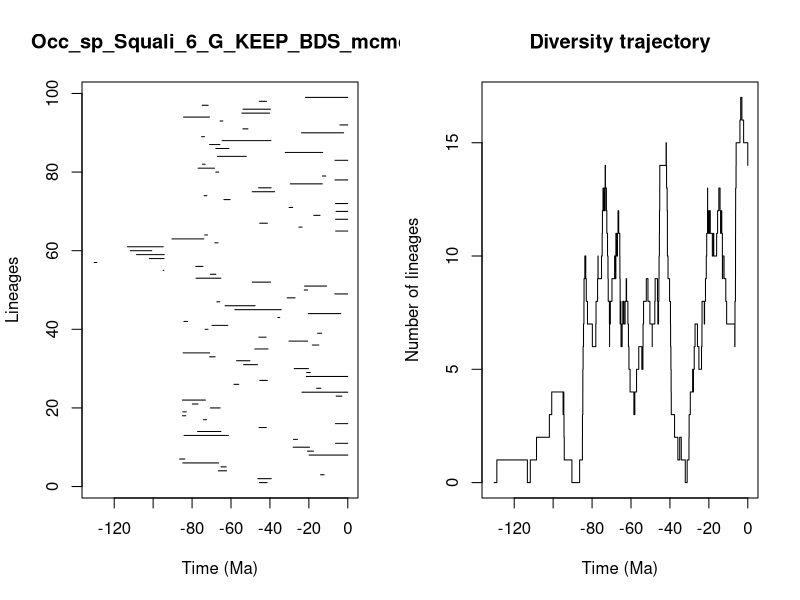

The R script that drew this image:


pdf(file='../Results/Species/5_MA_bins_EXT_EP/pyrate_mcmc_logs/Occ_sp_Squali_6_G_KEEP_BDS_mcmc_LTT.pdf',width=0.6*20, height=0.6*10)
title = "Occ_sp_Squali_6_G_KEEP_BDS_mcmc"
ts=c(45.36480802789754, 46.20388371793222,13.97685740129136,66.47512125327653,65.12644785453945,84.75839294340707,86.39312828328934,19.875542200701837,20.68894789782351,28.101214376932624,6.287678073650297,27.912477991276088,84.1223777132889,77.1632380617762,45.58295294091649,6.331602114064476,74.17262458662827,84.96723765298667,84.73925838237449,70.63061473400235,79.85900195761845,84.93555859368699,5.9785404814223515,23.548041328400647,16.004910472990304,58.51655431857262,45.2051047695102,21.32318917414854,21.099529425215515,27.520059976980942,53.54936410218943,57.15010669179458,71.00340945027273,84.61540641113629,47.76283774385659,18.209977366352977,30.216888949967494,45.67546125777275,15.505754622192432,73.29871509996877,69.7801986358839,84.18499035784802,35.922018081746266,20.30917546413413,58.03690030503558,63.026207324725995,67.25044001634494,31.140822919385947,6.682989812882099,22.34165284078578,22.198724949899702,49.08947244938475,77.95859340297564,70.61436145244843,94.88794126771448,78.08034831143027,130.30283268359807,101.9392462579275,108.5474503817129,111.73165247848247,113.23959350780837,68.29958947729965,90.36034514582572,73.5371807039692,6.232273741155512,25.116423189017347,45.238074003690706,6.263340879394538,17.476855908757155,6.023176123019703,30.132552850623345,6.297615816405648,63.64813890123687,73.79582665952029,49.10331469040618,45.83786371184239,29.53122733901955,6.579414453704138,13.040413296477052,67.81591944069902,76.90750837905446,74.68065501562242,6.597240020939947,66.94720156902189,32.11585759081914,67.77055610860708,70.99967262043566,64.56621053650915,75.14897069759758,23.769406609037084,53.879326340526234,4.031677926221159,65.5778482644425,84.40040100550506,54.427002658756095,53.80402953169608,74.81913270005694,45.420473495928086,21.733263415589377)
te=c(41.424571522028636, 39.30659243325307,12.185857386229385,62.28109992510854,62.46872345292172,66.33441104680169,83.71364350857519,0.0,17.64113650003715,19.674919365034437,0.0,25.857153701735353,61.3113373774753,65.21042366122957,41.838476119118525,0.0,72.63353057385324,83.2472243360452,82.97638134394217,65.58156127560578,76.96282813313816,73.12711559137283,3.025517979187815,0.0,13.859499268834155,56.015323227737134,41.29652777954918,0.0,19.270451127525575,20.2009780049114,46.39786219902333,50.28234097806933,68.18301582845919,70.95844914598123,40.97986468344572,14.869115469089111,20.61534077045668,41.9713876979149,13.372255419949347,71.82656088415116,61.607624084217335,82.35967740384854,34.97453021926068,3.639624043253416,34.17308682595375,47.59816775666495,65.75766381047265,27.08977213780081,0.0,20.649972033121504,10.85717089702982,39.65955346902404,65.20051524353045,67.76667336830744,94.51408851693256,74.38154553927163,128.9277408363653,94.42573757802148,94.28848454117102,100.72625273223119,94.8140518394245,66.67266726282965,73.95255881698071,72.06502205464434,0.0,23.48728673957471,41.2931617369959,0.0,14.239032062045682,0.0,28.332305237260435,0.0,60.46555769070802,72.42024759057706,37.61508323633287,39.38375296714599,13.053621437933531,0.0,11.305913697188277,66.31445920174957,68.42173672965595,73.27660333728659,0.0,52.132910719548555,12.89200653510144,61.05947201961448,65.70751915696914,39.49238695884933,73.62757894857873,2.1404939795874713,51.285615620724,0.0,64.1950311412494,71.09050065928884,40.18667360036375,39.72496856515714,71.70474219765875,41.7271464777538,0.0)
div_traj=c(0, 1,0,1,2,3,4,3,4,3,2,1,0,1,2,3,4,5,6,7,8,9,10,9,8,7,6,7,8,9,10,9,10,11,12,13,12,13,12,13,12,13,14,13,12,11,10,9,8,7,6,7,8,7,8,9,10,9,10,9,10,11,10,11,12,11,12,11,10,9,8,7,8,7,6,7,8,7,8,9,8,7,6,5,4,3,4,5,6,5,6,7,8,9,8,7,6,7,8,9,8,7,8,9,10,11,12,13,14,15,14,13,12,11,10,9,8,7,6,5,4,3,2,1,2,1,0,1,2,3,4,5,4,5,6,7,6,5,6,7,8,7,8,9,10,11,12,13,12,11,12,11,12,11,10,11,10,11,12,13,12,11,12,11,10,9,10,9,8,7,6,7,8,9,10,11,12,13,14,15,16,17,16,15,14)
time_events=c(130.30283268359807, 128.9277408363653,113.23959350780837,111.73165247848247,108.5474503817129,101.9392462579275,100.72625273223119,94.88794126771448,94.8140518394245,94.51408851693256,94.42573757802148,94.28848454117102,90.36034514582572,86.39312828328934,84.96723765298667,84.93555859368699,84.75839294340707,84.73925838237449,84.61540641113629,84.40040100550506,84.18499035784802,84.1223777132889,83.71364350857519,83.2472243360452,82.97638134394217,82.35967740384854,79.85900195761845,78.08034831143027,77.95859340297564,77.1632380617762,76.96282813313816,76.90750837905446,75.14897069759758,74.81913270005694,74.68065501562242,74.38154553927163,74.17262458662827,73.95255881698071,73.79582665952029,73.62757894857873,73.5371807039692,73.29871509996877,73.27660333728659,73.12711559137283,72.63353057385324,72.42024759057706,72.06502205464434,71.82656088415116,71.70474219765875,71.09050065928884,71.00340945027273,70.99967262043566,70.95844914598123,70.63061473400235,70.61436145244843,69.7801986358839,68.42173672965595,68.29958947729965,68.18301582845919,67.81591944069902,67.77055610860708,67.76667336830744,67.25044001634494,66.94720156902189,66.67266726282965,66.47512125327653,66.33441104680169,66.31445920174957,65.75766381047265,65.70751915696914,65.58156127560578,65.5778482644425,65.21042366122957,65.20051524353045,65.12644785453945,64.56621053650915,64.1950311412494,63.64813890123687,63.026207324725995,62.46872345292172,62.28109992510854,61.607624084217335,61.3113373774753,61.05947201961448,60.46555769070802,58.51655431857262,58.03690030503558,57.15010669179458,56.015323227737134,54.427002658756095,53.879326340526234,53.80402953169608,53.54936410218943,52.132910719548555,51.285615620724,50.28234097806933,49.10331469040618,49.08947244938475,47.76283774385659,47.59816775666495,46.39786219902333,46.20388371793222,45.83786371184239,45.67546125777275,45.58295294091649,45.420473495928086,45.36480802789754,45.238074003690706,45.2051047695102,41.9713876979149,41.838476119118525,41.7271464777538,41.424571522028636,41.29652777954918,41.2931617369959,40.97986468344572,40.18667360036375,39.72496856515714,39.65955346902404,39.49238695884933,39.38375296714599,39.30659243325307,37.61508323633287,35.922018081746266,34.97453021926068,34.17308682595375,32.11585759081914,31.140822919385947,30.216888949967494,30.132552850623345,29.53122733901955,28.332305237260435,28.101214376932624,27.912477991276088,27.520059976980942,27.08977213780081,25.857153701735353,25.116423189017347,23.769406609037084,23.548041328400647,23.48728673957471,22.34165284078578,22.198724949899702,21.733263415589377,21.32318917414854,21.099529425215515,20.68894789782351,20.649972033121504,20.61534077045668,20.30917546413413,20.2009780049114,19.875542200701837,19.674919365034437,19.270451127525575,18.209977366352977,17.64113650003715,17.476855908757155,16.004910472990304,15.505754622192432,14.869115469089111,14.239032062045682,13.97685740129136,13.859499268834155,13.372255419949347,13.053621437933531,13.040413296477052,12.89200653510144,12.185857386229385,11.305913697188277,10.85717089702982,6.682989812882099,6.597240020939947,6.579414453704138,6.331602114064476,6.297615816405648,6.287678073650297,6.263340879394538,6.232273741155512,6.023176123019703,5.9785404814223515,4.031677926221159,3.639624043253416,3.025517979187815,2.1404939795874713,0.0)
                par(mfrow=c(1,2))
                L = length(ts)
                plot(ts, 1:L , xlim=c(-max(ts)-1,0), pch=20, type="n", main=title,xlab="Time (Ma)",ylab="Lineages")
                for (i in 1:L){segments(x0=-te[i],y0=i,x1=-ts[i],y1=i)}    
                t = -time_events
                plot(div_traj ~ t,type="s", main = "Diversity trajectory",xlab="Time (Ma)",ylab="Number of lineages",xlim=c(-max(ts)-1,0))
                abline(v=c(65,200,251,367,445),lty=2,col="gray")
                
